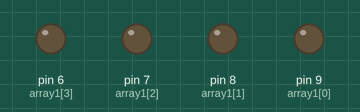
This sketch was run on a simulated Arduino Uno, built with avr-gcc and run on an emulated ATmega328P. On the bench: output pins drawn as LEDs (lit = HIGH).

Above: at 0.15 s.
At 2.25 s:
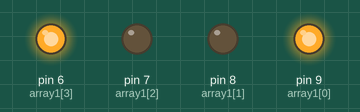
At 4.35 s:
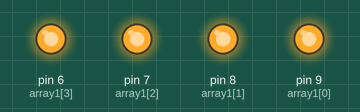
At 5.25 s:
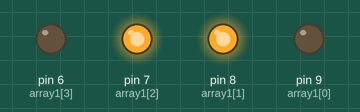
Timing chart, 0 to 5.5 s (numbered marks = the images above):
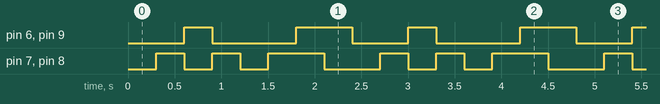

Measured:
- by itself, pin 6 (array1[3]), pin 9 (array1[0]): repeats every 2.4 s: LOW 0.90 s, HIGH 0.60 s, LOW 0.60 s, HIGH 0.30 s
- by itself, pin 7 (array1[2]), pin 8 (array1[1]): repeats every 2.4 s: LOW 0.30 s, HIGH 0.30 s, LOW 0.30 s, HIGH 0.60 s, LOW 0.60 s, HIGH 0.30 s
- by itself, everything shown: repeats every 2.4 s, in 8 steps

The sketch:

Class03f.ino
```cpp
// Demonstrate the use of 2 dimensional array for
// animation pattern control.

const int NUM1 = 4;
const int NUM2 = 8;
int array1[NUM1] = {9, 8, 7, 6};
int array2[NUM2][NUM1] = {{0, 0, 0, 0},
  {0, 1, 1, 0},
  {1, 0, 0, 1},
  {0, 1, 1, 0},
  {0, 0, 0, 0},
  {0, 1, 1, 0},
  {1, 1, 1, 1},
  {1, 0, 0, 1}
};
int index;

void setup() {
  Serial.begin(9600);
  for (int i = 0; i < NUM1; i++) {
    pinMode(array1[i], OUTPUT);
  }
  index = 0;
}

void loop() {
  for (int i = 0; i < NUM1; i++) {
    digitalWrite(array1[i], array2[index][i]);
  }
  // Use of the modulo operator to cycle through the 8 patterns.
  index++;
  index %= NUM2;
  delay(300);
}
```
